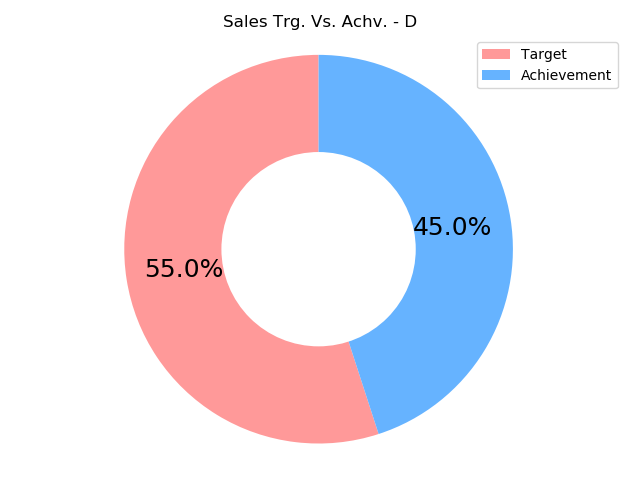

This chart was generated by the following Python code:
import matplotlib.pyplot as plt
from matplotlib.patches import Patch

# ---------------------------------------------------------
# ---- Pie chart ------ Sales Trg. Vs. Achv. - D ----------
# ---------------------------------------------------------

target_val = 55
achievement_val = 45
sizes = [target_val, achievement_val]
# colors
colors = ['#ff9999', '#66b3ff']

legend_element = [Patch(facecolor='#ff9999', label='Target'),
                  Patch(facecolor='#66b3ff', label='Achievement')]


fig1, ax1 = plt.subplots()
wedges, labels, autopct = ax1.pie(sizes, colors=colors, autopct='%.1f%%', startangle=90, pctdistance=.7)
plt.setp(autopct, fontsize=18)
# draw circle
centre_circle = plt.Circle((0, 0), 0.50, fc='white')
fig = plt.gcf()


fig.gca().add_artist(centre_circle)
# Equal aspect ratio ensures that pie is drawn as a circle
plt.title('Sales Trg. Vs. Achv. - D')
ax1.axis('equal')
plt.tight_layout()
plt.legend(handles=legend_element, loc='best')


# plt.show()
plt.savefig('sales_vs_achiv_d.png')